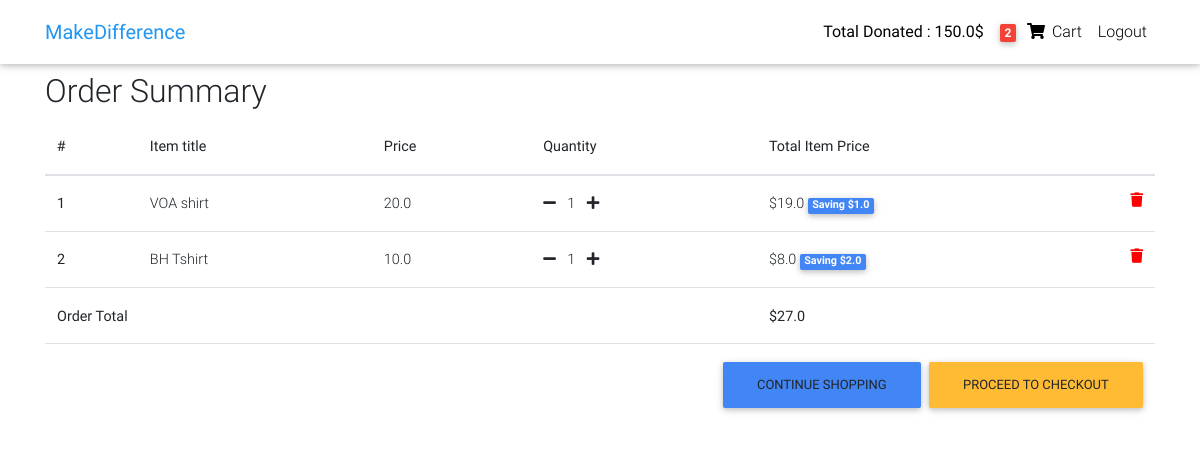
Before: /order-summary/ (signed in) with the older database file.
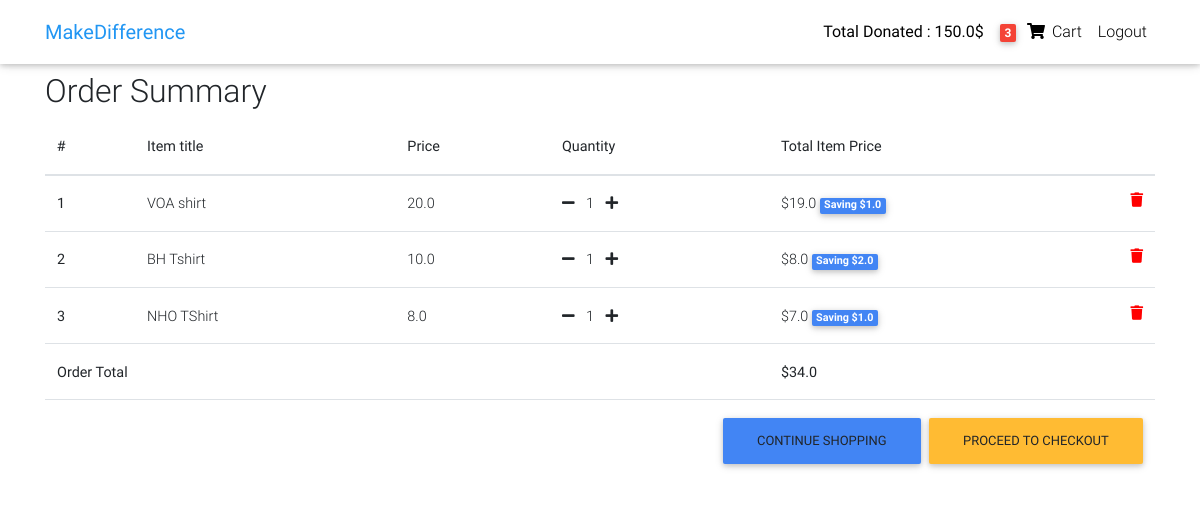
After: the same page with the newer database file.
### core/models.py (models this page shows, shortened)
class UserProfile(models.Model):
    user = models.OneToOneField(
        settings.AUTH_USER_MODEL, on_delete=models.CASCADE)
    stripe_customer_id = models.CharField(max_length=50, blank=True, null=True)
    one_click_purchasing = models.BooleanField(default=False)
    total_amt = models.FloatField(null=True)
    twitter = models.URLField(null=True)

class Order(models.Model):
    user = models.ForeignKey(settings.AUTH_USER_MODEL,
                             on_delete=models.CASCADE)
    ref_code = models.CharField(max_length=20, blank=True, null=True)
    items = models.ManyToManyField(OrderItem)
    start_date = models.DateTimeField(auto_now_add=True)
    ordered_date = models.DateTimeField()
    ordered = models.BooleanField(default=False)
    shipping_address = models.ForeignKey(
        'Address', related_name='shipping_address', on_delete=models.SET_NULL, blank=True, null=True)
    billing_address = models.ForeignKey(
        'Address', related_name='billing_address', on_delete=models.SET_NULL, blank=True, null=True)
    payment = models.ForeignKey(
        'Payment', on_delete=models.SET_NULL, blank=True, null=True)
    coupon = models.ForeignKey(
        'Coupon', on_delete=models.SET_NULL, blank=True, null=True)
    being_delivered = models.BooleanField(default=False)
    received = models.BooleanField(default=False)
    refund_requested = models.BooleanField(default=False)
    refund_granted = models.BooleanField(default=False)
    '''
    1. Item added to cart
    2. Adding a billing address
    (Failed checkout)
    3. Payment
    (Preprocessing, processing, packaging etc.)
    4. Being delivered
    5. Received
    6. Refunds
    '''
    def get_total(self):
        total = 0
        for order_item in self.items.all():
            total += order_item.get_final_price()
        if self.coupon:
            total -= self.coupon.amount
        return total

class OrderItem(models.Model):
    user = models.ForeignKey(settings.AUTH_USER_MODEL,
                             on_delete=models.CASCADE)
    ordered = models.BooleanField(default=False)
    item = models.ForeignKey(Item, on_delete=models.CASCADE)
    quantity = models.IntegerField(default=1)
    def get_total_item_price(self):
        return self.quantity * self.item.price
    def get_total_discount_item_price(self):
        return self.quantity * self.item.discount_price
    def get_amount_saved(self):
        return self.get_total_item_price() - self.get_total_discount_item_price()
    def get_final_price(self):
        if self.item.discount_price:
            return self.get_total_discount_item_price()
        return self.get_total_item_price()

class Item(models.Model):
    title = models.CharField(max_length=100)
    price = models.FloatField()
    discount_price = models.FloatField(blank=True, null=True)
    category = models.CharField(choices=CATEGORY_CHOICES, max_length=2)
    label = models.CharField(choices=LABEL_CHOICES, max_length=1)
    slug = models.SlugField()
    description = models.TextField()
    image = models.ImageField()
    org = models.ForeignKey(
        OrgProfile, on_delete=models.CASCADE, null=True)

### core/views.py (the view)
# urls.py: path('order-summary/', OrderSummaryView.as_view(), name='order-summary'),
class OrderSummaryView(LoginRequiredMixin, View):
    def get(self, *args, **kwargs):
        try:
            order = Order.objects.get(user=self.request.user, ordered=False)
            context = {
                'object': order
            }
            return render(self.request, 'order_summary.html', context)
        except ObjectDoesNotExist:
            messages.warning(self.request, "You do not have an active order")
            return redirect("/")

### core/templatetags/cart_template_tags.py (called while the page is built)
@register.filter
def cart_item_count(user):
    if user.is_authenticated:
        qs = Order.objects.filter(user=user, ordered=False)
        if qs.exists():
            return qs[0].items.count()
    return 0

@register.filter
def total_amount(user):
    if user.is_authenticated:
        qs = UserProfile.objects.filter(user=user)
        if qs.exists():
            return qs[0].total_amt
    return 0

@register.filter
def tweet(user):
    if user.is_authenticated:
        qs = UserProfile.objects.filter(user=user)
        if qs.exists():
            return qs[0].twitter
    return 0

### templates/order_summary.html (shortened to what this page needs)
{% extends "base.html" %}
{% block content %}
  <main>
    <div class="container">
    <div class="table-responsive text-nowrap">
    <h2>Order Summary</h2>
    <table class="table">
        <thead>
        <tr>
            <th scope="col">#</th>
            <th scope="col">Item title</th>
            <th scope="col">Price</th>
            <th scope="col">Quantity</th>
            <th scope="col">Total Item Price</th>
        </tr>
        </thead>
        <tbody>
        {% for order_item in object.items.all %}
        <tr>
            <th scope="row">{{ forloop.counter }}</th>
            <td>{{ order_item.item.title }}</td>
            <td>{{ order_item.item.price }}</td>
            <td>
                <a href="{% url 'core:remove-single-item-from-cart' order_item.item.slug %}"><i class="fas fa-minus mr-2"></i></a>
                {{ order_item.quantity }}
                <a href="{% url 'core:add-to-cart' order_item.item.slug %}"><i class="fas fa-plus ml-2"></i></a>
            </td>
            <td>
            {% if order_item.item.discount_price %}
                ${{ order_item.get_total_discount_item_price }}
                <span class="badge badge-primary">Saving ${{ order_item.get_amount_saved }}</span>
            {% else %}
                ${{ order_item.get_total_item_price }}
            {% endif %}
            <a style='color: red;' href="{% url 'core:remove-from-cart' order_item.item.slug %}">
                <i class="fas fa-trash float-right"></i>
            </a>
            </td>
        </tr>
        {% endfor %}
        {% if object.get_total %}
        <tr>
            <td colspan="4"><b>Order Total</b></td>
            <td><b>${{ object.get_total }}</b></td>
        </tr>
        <tr>
            <td colspan="5">
            <a class='btn btn-warning float-right ml-2' href='/checkout/'>Proceed to checkout</a>
            <a class='btn btn-primary float-right' href='/'>Continue shopping</a>
            </td>
        </tr>
        {% endif %}
        </tbody>
    </table>
    </div>
    </div>
  </main>
{% endblock content %}

### templates/base.html (shortened to what this page needs)
{% load static %}
<!DOCTYPE html>
<html lang="en">
<head>
  <link rel="stylesheet" href="https://use.fontawesome.com/releases/v5.8.1/css/all.css">
  <link href="{% static 'css/bootstrap.min.css' %}" rel="stylesheet">
  <link href="{% static 'css/mdb.min.css' %}" rel="stylesheet">
  <link href="{% static 'css/style.min.css' %}" rel="stylesheet">
</head>
{% include "navbar.html" %}
<body>
  <div class="mt-5 pt-4">
  </div>
  {% block content %}
  {% endblock content %}
</body>
</html>

### templates/navbar.html (shortened to what this page needs)
{% load cart_template_tags %}
<nav class="navbar fixed-top navbar-expand-lg navbar-light white scrolling-navbar">
  <div class="container">
    <a class="navbar-brand waves-effect" href="/">
      <strong class="blue-text">MakeDifference</strong>
    </a>
    <div class="collapse navbar-collapse" id="navbarSupportedContent">
      <ul class="navbar-nav nav-flex-icons">
        {% if request.user.is_authenticated %}
        <li class="nav-item">
          <a href="{{request.user|tweet}}" class="nav-link waves-effect" data-toggle="tooltip" data-placement="bottom"
            title="Tweet This!">
            <strong class="clearfix d-none d-sm-inline-block">Total Donated : {{ request.user|total_amount }}$ </strong>
          </a>
        </li>
        <li class="nav-item">
          <a href="{% url 'core:order-summary' %}" class="nav-link waves-effect">
            <span class="badge red z-depth-1 mr-1"> {{ request.user|cart_item_count }} </span>
            <i class="fas fa-shopping-cart"></i>
            <span class="clearfix d-none d-sm-inline-block"> Cart </span>
          </a>
        </li>
        <li class="nav-item">
          <a class="nav-link waves-effect" href="{% url 'account_logout' %}">
            <span class="clearfix d-none d-sm-inline-block"> Logout </span>
          </a>
        </li>
        {% endif %}
      </ul>
    </div>
  </div>
</nav>

### templates/scripts.html (shortened to what this page needs)
{% load static %}

### templates/base.html (style rules this page uses)
html, body, header, .carousel { height: 60vh; }
body { min-height: 600px; }

Changed rows visible on the page:
added OrderItem: item "NHO TShirt", item.price "8.0", quantity "1", get_total_discount_item_price "7.0", get_amount_saved "1.0"
changed Order: get_total "27.0" → "34.0"
Other visible differences:
{{ request.user|cart_item_count }}: "2" → "3"
